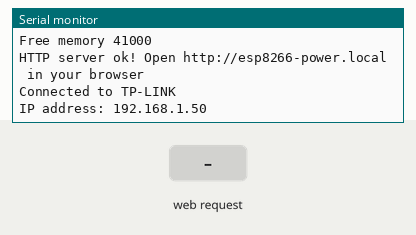
Bench run of a sketch on a simulated ESP8266 (NodeMCU). On the bench: the last lines printed to the serial monitor. The test bench sets the inputs (shaded band). WiFi joins after 1.5 s; servers stay silent unless stated.

Above: at 2.7 s.
2.8 s: HTTP request GET /?stat=1 received
At 3.2 s:
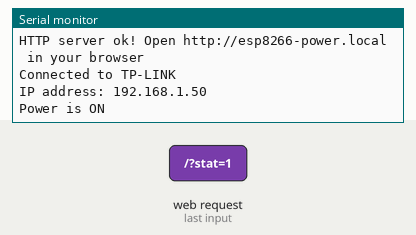
4.3 s: HTTP request GET /?stat=0 received
At 5.7 s:
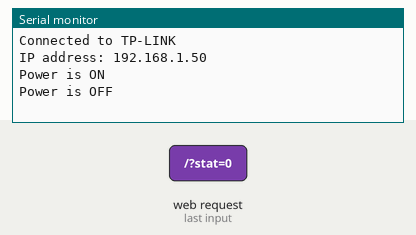

The sketch:

WiFi_power.ino
```cpp
// (licence header left out)
#include <ESP8266WiFi.h>
#include <WiFiClient.h>
#include <ESP8266WebServer.h>
#include <ESP8266mDNS.h>

// GPIO, куда подцелено реле
uint8_t PowerPin = 2;
bool    PowerOn  = false;

// Имя хоста
const char* host = "esp8266-power";
// Вместо звездочек свои параметры WiFi сети
const char* ssid = "TP-LINK";
const char* password = "76533457";

ESP8266WebServer server(80);

void setup() {
// Последовательный порт для отладки
  Serial.begin(115200);
  Serial.printf("\n\nFree memory %d\n",ESP.getFreeHeap());

  // Инициализация выхода реле
  pinMode(PowerPin , OUTPUT);
  digitalWrite(PowerPin , PowerOn);

// Подлючение к WiFi

  WiFi.mode(WIFI_AP_STA);
  WiFi.begin(ssid, password);
  if(WiFi.waitForConnectResult() == WL_CONNECTED){
// Запуск WEB-сервера
     MDNS.begin(host);
     server.on ( "/", HTTP_handleRoot );
     server.onNotFound ( HTTP_handleRoot );
     server.begin();
     Serial.printf( "HTTP server ok! Open http://%s.local in your browser\n", host);
     Serial.print("Connected to ");
     Serial.println(ssid);
     Serial.print("IP address: ");
     Serial.println(WiFi.localIP());
  }
  else {
     Serial.printf("WiFi started is fail");
  }

}


void loop() {
  server.handleClient();
   delay(50);
}


/*
 * Оработчик главной страницы сервера
 */
void HTTP_handleRoot(void) {
  bool stat = false;

  if( server.hasArg("stat") ){
     if( strncmp(server.arg("stat").c_str(),"1",1) == 0 )stat = true;
  }
  else {
     stat = PowerOn;
  }

  String out = "";

  out =
"<html>\
  <head>\
    <meta charset=\"utf-8\" />\
    <title>WiFi розетка</title>\
    <style>\
      body { background-color: #cccccc; font-family: Arial, Helvetica, Sans-Serif; Color: #000088; }\
    </style>\
  </head>\
  <body>\
    <h1>WiFi розетка. Версия 1.0</h1>\n";

  if( stat ){
      out+="\
    <h2>Состояние: Включено</br>\
    <a href=\"/?stat=0\">Выключить</a></h2>\
    ";
  }
  else {
      out+="\
    <h2>Состояние: Выключено</br>\
    <a href=\"/?stat=1\">Включить</a><h2>\
    ";
  }
   out+= "\
  </body>\
</html>";
   server.send ( 200, "text/html", out );
   if( stat != PowerOn ){
      PowerOn = stat;
      digitalWrite(PowerPin , PowerOn);
      if( PowerOn )Serial.println("Power is ON");
      else Serial.println("Power is OFF");
   }

}
```

Measured:
- after the input at 2.8 s, the serial monitor: prints a new line at once (image 1)
- after the input at 4.3 s, the serial monitor: prints a new line at once (image 2)
